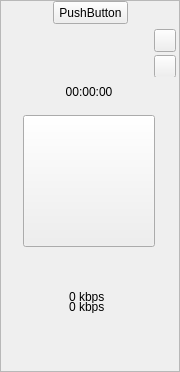
<?xml version="1.0" encoding="UTF-8"?>
<ui version="4.0">
 <class>miniplugin_bgwidget</class>
 <widget class="QFrame" name="miniplugin_bgwidget">
  <property name="geometry">
   <rect>
    <x>0</x>
    <y>0</y>
    <width>180</width>
    <height>372</height>
   </rect>
  </property>
  <property name="minimumSize">
   <size>
    <width>180</width>
    <height>372</height>
   </size>
  </property>
  <property name="maximumSize">
   <size>
    <width>180</width>
    <height>372</height>
   </size>
  </property>
  <property name="mouseTracking">
   <bool>true</bool>
  </property>
  <property name="windowTitle">
   <string>Mobile Partner</string>
  </property>
  <property name="autoFillBackground">
   <bool>false</bool>
  </property>
  <property name="styleSheet">
   <string notr="true"/>
  </property>
  <property name="frameShape">
   <enum>QFrame::StyledPanel</enum>
  </property>
  <property name="frameShadow">
   <enum>QFrame::Plain</enum>
  </property>
  <property name="lineWidth">
   <number>0</number>
  </property>
  <widget class="QLabel" name="miniplugin_signallabel">
   <property name="geometry">
    <rect>
     <x>58</x>
     <y>343</y>
     <width>62</width>
     <height>10</height>
    </rect>
   </property>
   <property name="minimumSize">
    <size>
     <width>62</width>
     <height>10</height>
    </size>
   </property>
   <property name="maximumSize">
    <size>
     <width>62</width>
     <height>10</height>
    </size>
   </property>
   <property name="autoFillBackground">
    <bool>false</bool>
   </property>
   <property name="pixmap">
    <pixmap>skin/IDS_MINISKIN_BLACK/signallabel_nosignal.png</pixmap>
   </property>
   <property name="scaledContents">
    <bool>false</bool>
   </property>
  </widget>
  <widget class="QWidget" name="miniplugin_titlebarwidget" native="true">
   <property name="geometry">
    <rect>
     <x>3</x>
     <y>1</y>
     <width>180</width>
     <height>76</height>
    </rect>
   </property>
   <property name="sizePolicy">
    <sizepolicy hsizetype="Preferred" vsizetype="Preferred">
     <horstretch>0</horstretch>
     <verstretch>0</verstretch>
    </sizepolicy>
   </property>
   <property name="minimumSize">
    <size>
     <width>180</width>
     <height>76</height>
    </size>
   </property>
   <property name="maximumSize">
    <size>
     <width>180</width>
     <height>76</height>
    </size>
   </property>
   <property name="autoFillBackground">
    <bool>false</bool>
   </property>
   <widget class="QLabel" name="miniplugin_swiconlabel">
    <property name="geometry">
     <rect>
      <x>23</x>
      <y>-20</y>
      <width>16</width>
      <height>16</height>
     </rect>
    </property>
    <property name="minimumSize">
     <size>
      <width>16</width>
      <height>16</height>
     </size>
    </property>
    <property name="maximumSize">
     <size>
      <width>16</width>
      <height>16</height>
     </size>
    </property>
    <property name="autoFillBackground">
     <bool>false</bool>
    </property>
    <property name="pixmap">
     <pixmap>skin/IDS_MINISKIN_BLACK/swiconlabel_swicon.png</pixmap>
    </property>
    <property name="ButtonID" stdset="0">
     <number>0</number>
    </property>
   </widget>
   <widget class="QLabel" name="miniplugin_swnamelabel">
    <property name="geometry">
     <rect>
      <x>39</x>
      <y>-20</y>
      <width>110</width>
      <height>12</height>
     </rect>
    </property>
    <property name="minimumSize">
     <size>
      <width>110</width>
      <height>12</height>
     </size>
    </property>
    <property name="maximumSize">
     <size>
      <width>110</width>
      <height>12</height>
     </size>
    </property>
    <property name="autoFillBackground">
     <bool>false</bool>
    </property>
    <property name="text">
     <string/>
    </property>
   </widget>
   <widget class="QPushButton" name="miniplugin_minimizebtn">
    <property name="geometry">
     <rect>
      <x>151</x>
      <y>28</y>
      <width>22</width>
      <height>23</height>
     </rect>
    </property>
    <property name="sizePolicy">
     <sizepolicy hsizetype="Fixed" vsizetype="Fixed">
      <horstretch>0</horstretch>
      <verstretch>0</verstretch>
     </sizepolicy>
    </property>
    <property name="minimumSize">
     <size>
      <width>22</width>
      <height>23</height>
     </size>
    </property>
    <property name="maximumSize">
     <size>
      <width>22</width>
      <height>23</height>
     </size>
    </property>
    <property name="layoutDirection">
     <enum>Qt::LeftToRight</enum>
    </property>
    <property name="autoFillBackground">
     <bool>false</bool>
    </property>
   </widget>
   <widget class="QPushButton" name="miniplugin_closebtn">
    <property name="geometry">
     <rect>
      <x>151</x>
      <y>54</y>
      <width>22</width>
      <height>23</height>
     </rect>
    </property>
    <property name="sizePolicy">
     <sizepolicy hsizetype="Fixed" vsizetype="Fixed">
      <horstretch>0</horstretch>
      <verstretch>0</verstretch>
     </sizepolicy>
    </property>
    <property name="minimumSize">
     <size>
      <width>22</width>
      <height>23</height>
     </size>
    </property>
    <property name="maximumSize">
     <size>
      <width>22</width>
      <height>23</height>
     </size>
    </property>
    <property name="layoutDirection">
     <enum>Qt::LeftToRight</enum>
    </property>
    <property name="autoFillBackground">
     <bool>false</bool>
    </property>
   </widget>
   <widget class="QPushButton" name="miniplugin_newsmslabel">
    <property name="geometry">
     <rect>
      <x>50</x>
      <y>0</y>
      <width>75</width>
      <height>23</height>
     </rect>
    </property>
    <property name="text">
     <string>PushButton</string>
    </property>
   </widget>
  </widget>
  <widget class="QLabel" name="miniplugin_operatorNamelabel">
   <property name="geometry">
    <rect>
     <x>39</x>
     <y>100</y>
     <width>100</width>
     <height>12</height>
    </rect>
   </property>
   <property name="sizePolicy">
    <sizepolicy hsizetype="Expanding" vsizetype="Preferred">
     <horstretch>0</horstretch>
     <verstretch>0</verstretch>
    </sizepolicy>
   </property>
   <property name="minimumSize">
    <size>
     <width>100</width>
     <height>12</height>
    </size>
   </property>
   <property name="maximumSize">
    <size>
     <width>100</width>
     <height>12</height>
    </size>
   </property>
   <property name="autoFillBackground">
    <bool>false</bool>
   </property>
   <property name="alignment">
    <set>Qt::AlignCenter</set>
   </property>
   <property name="wordWrap">
    <bool>false</bool>
   </property>
  </widget>
  <widget class="QLabel" name="miniplugin_connecttimelabel">
   <property name="geometry">
    <rect>
     <x>39</x>
     <y>86</y>
     <width>100</width>
     <height>12</height>
    </rect>
   </property>
   <property name="minimumSize">
    <size>
     <width>100</width>
     <height>12</height>
    </size>
   </property>
   <property name="maximumSize">
    <size>
     <width>100</width>
     <height>12</height>
    </size>
   </property>
   <property name="autoFillBackground">
    <bool>false</bool>
   </property>
   <property name="text">
    <string>00:00:00</string>
   </property>
   <property name="alignment">
    <set>Qt::AlignCenter</set>
   </property>
  </widget>
  <widget class="QPushButton" name="miniplugin_connectbtn">
   <property name="geometry">
    <rect>
     <x>23</x>
     <y>115</y>
     <width>132</width>
     <height>132</height>
    </rect>
   </property>
   <property name="minimumSize">
    <size>
     <width>132</width>
     <height>132</height>
    </size>
   </property>
   <property name="maximumSize">
    <size>
     <width>132</width>
     <height>132</height>
    </size>
   </property>
   <property name="autoFillBackground">
    <bool>false</bool>
   </property>
   <property name="text">
    <string/>
   </property>
   <property name="LANGID" stdset="0">
    <string>IDS_DIALUPUI_CONNECT</string>
   </property>
   <property name="CLASSID" stdset="0">
    <string>92804312-432E-401F-96BB-1C20D852815D</string>
   </property>
   <property name="NOTIFYID" stdset="0">
    <number>515</number>
   </property>
  </widget>
  <widget class="QWidget" name="miniplugin_statsticswidget" native="true">
   <property name="geometry">
    <rect>
     <x>5</x>
     <y>291</y>
     <width>175</width>
     <height>35</height>
    </rect>
   </property>
   <property name="minimumSize">
    <size>
     <width>175</width>
     <height>35</height>
    </size>
   </property>
   <property name="maximumSize">
    <size>
     <width>175</width>
     <height>35</height>
    </size>
   </property>
   <property name="autoFillBackground">
    <bool>false</bool>
   </property>
   <widget class="QLabel" name="miniplugin_downloadiconlabel">
    <property name="geometry">
     <rect>
      <x>47</x>
      <y>10</y>
      <width>13</width>
      <height>7</height>
     </rect>
    </property>
    <property name="minimumSize">
     <size>
      <width>13</width>
      <height>7</height>
     </size>
    </property>
    <property name="maximumSize">
     <size>
      <width>13</width>
      <height>7</height>
     </size>
    </property>
    <property name="autoFillBackground">
     <bool>false</bool>
    </property>
    <property name="pixmap">
     <pixmap>skin/IDS_MINISKIN_BLACK/downloadiconlabel_downarrow.png</pixmap>
    </property>
    <property name="scaledContents">
     <bool>true</bool>
    </property>
   </widget>
   <widget class="QLabel" name="miniplugin_downloadtextlabel">
    <property name="geometry">
     <rect>
      <x>64</x>
      <y>10</y>
      <width>80</width>
      <height>12</height>
     </rect>
    </property>
    <property name="minimumSize">
     <size>
      <width>80</width>
      <height>12</height>
     </size>
    </property>
    <property name="maximumSize">
     <size>
      <width>80</width>
      <height>12</height>
     </size>
    </property>
    <property name="autoFillBackground">
     <bool>false</bool>
    </property>
    <property name="text">
     <string>0 kbps</string>
    </property>
   </widget>
   <widget class="QLabel" name="miniplugin_uploadiconlabel">
    <property name="geometry">
     <rect>
      <x>47</x>
      <y>0</y>
      <width>13</width>
      <height>7</height>
     </rect>
    </property>
    <property name="minimumSize">
     <size>
      <width>13</width>
      <height>7</height>
     </size>
    </property>
    <property name="maximumSize">
     <size>
      <width>13</width>
      <height>7</height>
     </size>
    </property>
    <property name="autoFillBackground">
     <bool>false</bool>
    </property>
    <property name="pixmap">
     <pixmap>skin/IDS_MINISKIN_BLACK/uploadiconlabel_uparrow.png</pixmap>
    </property>
    <property name="scaledContents">
     <bool>true</bool>
    </property>
   </widget>
   <widget class="QLabel" name="miniplugin_uploadtextlabel">
    <property name="geometry">
     <rect>
      <x>64</x>
      <y>0</y>
      <width>80</width>
      <height>12</height>
     </rect>
    </property>
    <property name="minimumSize">
     <size>
      <width>80</width>
      <height>12</height>
     </size>
    </property>
    <property name="maximumSize">
     <size>
      <width>80</width>
      <height>12</height>
     </size>
    </property>
    <property name="autoFillBackground">
     <bool>false</bool>
    </property>
    <property name="text">
     <string>0 kbps</string>
    </property>
   </widget>
  </widget>
  <widget class="QPushButton" name="miniplugin_menubtn">
   <property name="geometry">
    <rect>
     <x>122</x>
     <y>-30</y>
     <width>22</width>
     <height>22</height>
    </rect>
   </property>
   <property name="minimumSize">
    <size>
     <width>22</width>
     <height>22</height>
    </size>
   </property>
   <property name="maximumSize">
    <size>
     <width>22</width>
     <height>22</height>
    </size>
   </property>
   <property name="focusPolicy">
    <enum>Qt::ClickFocus</enum>
   </property>
   <property name="autoFillBackground">
    <bool>false</bool>
   </property>
   <property name="iconSize">
    <size>
     <width>24</width>
     <height>24</height>
    </size>
   </property>
   <property name="autoDefault">
    <bool>false</bool>
   </property>
   <property name="default">
    <bool>false</bool>
   </property>
   <property name="flat">
    <bool>true</bool>
   </property>
   <property name="TOOLTIPID" stdset="0">
    <string>IDS_MINI_TOOLTIP_SETTINGS</string>
   </property>
  </widget>
  <widget class="QPushButton" name="miniplugin_modalstatisticsbtn">
   <property name="geometry">
    <rect>
     <x>93</x>
     <y>-30</y>
     <width>22</width>
     <height>22</height>
    </rect>
   </property>
   <property name="minimumSize">
    <size>
     <width>22</width>
     <height>22</height>
    </size>
   </property>
   <property name="maximumSize">
    <size>
     <width>22</width>
     <height>22</height>
    </size>
   </property>
   <property name="focusPolicy">
    <enum>Qt::ClickFocus</enum>
   </property>
   <property name="autoFillBackground">
    <bool>false</bool>
   </property>
   <property name="iconSize">
    <size>
     <width>24</width>
     <height>24</height>
    </size>
   </property>
   <property name="autoDefault">
    <bool>false</bool>
   </property>
   <property name="default">
    <bool>false</bool>
   </property>
   <property name="flat">
    <bool>true</bool>
   </property>
   <property name="CLASSID" stdset="0">
    <string>AC7C3BF8-40C1-4b39-8B67-32F85E6B2E6F</string>
   </property>
   <property name="TOOLTIPID" stdset="0">
    <string>IDS_MINI_TOOLTIP_STATISITCS</string>
   </property>
  </widget>
  <widget class="QPushButton" name="miniplugin_modalpbbtn">
   <property name="geometry">
    <rect>
     <x>64</x>
     <y>-30</y>
     <width>22</width>
     <height>22</height>
    </rect>
   </property>
   <property name="minimumSize">
    <size>
     <width>22</width>
     <height>22</height>
    </size>
   </property>
   <property name="maximumSize">
    <size>
     <width>22</width>
     <height>22</height>
    </size>
   </property>
   <property name="focusPolicy">
    <enum>Qt::ClickFocus</enum>
   </property>
   <property name="autoFillBackground">
    <bool>false</bool>
   </property>
   <property name="iconSize">
    <size>
     <width>24</width>
     <height>24</height>
    </size>
   </property>
   <property name="autoDefault">
    <bool>false</bool>
   </property>
   <property name="default">
    <bool>false</bool>
   </property>
   <property name="flat">
    <bool>true</bool>
   </property>
   <property name="CLASSID" stdset="0">
    <string>EB7C34BA-E88D-40fd-AEE9-9D6C4114A45D</string>
   </property>
   <property name="TOOLTIPID" stdset="0">
    <string>IDS_MINI_TOOLTIP_PB</string>
   </property>
  </widget>
  <widget class="QPushButton" name="miniplugin_modalsmsbtn">
   <property name="geometry">
    <rect>
     <x>35</x>
     <y>-30</y>
     <width>22</width>
     <height>22</height>
    </rect>
   </property>
   <property name="minimumSize">
    <size>
     <width>22</width>
     <height>22</height>
    </size>
   </property>
   <property name="maximumSize">
    <size>
     <width>22</width>
     <height>22</height>
    </size>
   </property>
   <property name="focusPolicy">
    <enum>Qt::ClickFocus</enum>
   </property>
   <property name="autoFillBackground">
    <bool>false</bool>
   </property>
   <property name="iconSize">
    <size>
     <width>24</width>
     <height>24</height>
    </size>
   </property>
   <property name="autoDefault">
    <bool>false</bool>
   </property>
   <property name="default">
    <bool>false</bool>
   </property>
   <property name="flat">
    <bool>true</bool>
   </property>
   <property name="CLASSID" stdset="0">
    <string>ED395DF6-E3BA-478e-8AE9-D8A1BF090214</string>
   </property>
   <property name="TOOLTIPID" stdset="0">
    <string>IDS_MINI_TOOLTIP_SMS</string>
   </property>
  </widget>
  <widget class="QLabel" name="miniplugin_logolabel">
   <property name="geometry">
    <rect>
     <x>35</x>
     <y>49</y>
     <width>107</width>
     <height>22</height>
    </rect>
   </property>
   <property name="minimumSize">
    <size>
     <width>107</width>
     <height>22</height>
    </size>
   </property>
   <property name="maximumSize">
    <size>
     <width>107</width>
     <height>22</height>
    </size>
   </property>
   <property name="pixmap">
    <pixmap>skin/IDS_MINISKIN_BLACK/logolabel_logo.png</pixmap>
   </property>
   <property name="scaledContents">
    <bool>true</bool>
   </property>
  </widget>
  <widget class="QLabel" name="miniplugin_syssrvlabel">
   <property name="geometry">
    <rect>
     <x>76</x>
     <y>322</y>
     <width>28</width>
     <height>12</height>
    </rect>
   </property>
   <property name="minimumSize">
    <size>
     <width>28</width>
     <height>12</height>
    </size>
   </property>
   <property name="maximumSize">
    <size>
     <width>28</width>
     <height>12</height>
    </size>
   </property>
   <property name="alignment">
    <set>Qt::AlignRight|Qt::AlignTrailing|Qt::AlignVCenter</set>
   </property>
  </widget>
  <widget class="QLabel" name="miniplugin_newcalllabel">
   <property name="geometry">
    <rect>
     <x>20</x>
     <y>20</y>
     <width>46</width>
     <height>13</height>
    </rect>
   </property>
   <property name="text">
    <string/>
   </property>
  </widget>
  <widget class="QLabel" name="miniplugin_roamlabel">
   <property name="geometry">
    <rect>
     <x>43</x>
     <y>321</y>
     <width>14</width>
     <height>14</height>
    </rect>
   </property>
   <property name="minimumSize">
    <size>
     <width>14</width>
     <height>14</height>
    </size>
   </property>
   <property name="maximumSize">
    <size>
     <width>14</width>
     <height>14</height>
    </size>
   </property>
   <property name="autoFillBackground">
    <bool>false</bool>
   </property>
   <property name="pixmap">
    <pixmap>skin/IDS_MINISKIN_BLACK/signallabel_roaming.png</pixmap>
   </property>
   <property name="scaledContents">
    <bool>false</bool>
   </property>
  </widget>
  <widget class="QLabel" name="miniplugin_arrowleft">
   <property name="geometry">
    <rect>
     <x>6</x>
     <y>258</y>
     <width>22</width>
     <height>23</height>
    </rect>
   </property>
   <property name="minimumSize">
    <size>
     <width>22</width>
     <height>23</height>
    </size>
   </property>
   <property name="maximumSize">
    <size>
     <width>22</width>
     <height>23</height>
    </size>
   </property>
   <property name="text">
    <string/>
   </property>
   <property name="pixmap">
    <pixmap>skin/IDS_MINISKIN_BLACK/Arrow_left_1.png</pixmap>
   </property>
  </widget>
  <widget class="QLabel" name="miniplugin_arrowright">
   <property name="geometry">
    <rect>
     <x>151</x>
     <y>258</y>
     <width>22</width>
     <height>23</height>
    </rect>
   </property>
   <property name="minimumSize">
    <size>
     <width>22</width>
     <height>23</height>
    </size>
   </property>
   <property name="maximumSize">
    <size>
     <width>22</width>
     <height>23</height>
    </size>
   </property>
   <property name="text">
    <string/>
   </property>
   <property name="pixmap">
    <pixmap>skin/IDS_MINISKIN_BLACK/Arrow_right_1.png</pixmap>
   </property>
  </widget>
  <widget class="Line" name="line">
   <property name="geometry">
    <rect>
     <x>20</x>
     <y>-30</y>
     <width>3</width>
     <height>25</height>
    </rect>
   </property>
   <property name="frameShadow">
    <enum>QFrame::Raised</enum>
   </property>
   <property name="orientation">
    <enum>Qt::Vertical</enum>
   </property>
  </widget>
  <widget class="Line" name="line_2">
   <property name="geometry">
    <rect>
     <x>80</x>
     <y>-30</y>
     <width>3</width>
     <height>25</height>
    </rect>
   </property>
   <property name="frameShadow">
    <enum>QFrame::Raised</enum>
   </property>
   <property name="lineWidth">
    <number>1</number>
   </property>
   <property name="orientation">
    <enum>Qt::Vertical</enum>
   </property>
  </widget>
  <widget class="Line" name="line_3">
   <property name="geometry">
    <rect>
     <x>100</x>
     <y>-30</y>
     <width>3</width>
     <height>25</height>
    </rect>
   </property>
   <property name="frameShadow">
    <enum>QFrame::Raised</enum>
   </property>
   <property name="orientation">
    <enum>Qt::Vertical</enum>
   </property>
  </widget>
  <widget class="Line" name="line_7">
   <property name="geometry">
    <rect>
     <x>30</x>
     <y>-30</y>
     <width>3</width>
     <height>21</height>
    </rect>
   </property>
   <property name="frameShadow">
    <enum>QFrame::Raised</enum>
   </property>
   <property name="orientation">
    <enum>Qt::Vertical</enum>
   </property>
  </widget>
  <widget class="Line" name="line_8">
   <property name="geometry">
    <rect>
     <x>30</x>
     <y>-30</y>
     <width>3</width>
     <height>21</height>
    </rect>
   </property>
   <property name="frameShadow">
    <enum>QFrame::Raised</enum>
   </property>
   <property name="orientation">
    <enum>Qt::Vertical</enum>
   </property>
  </widget>
  <widget class="QPushButton" name="miniplugin_mymodalfunctionbtn">
   <property name="geometry">
    <rect>
     <x>40</x>
     <y>260</y>
     <width>21</width>
     <height>21</height>
    </rect>
   </property>
   <property name="text">
    <string/>
   </property>
   <property name="flat">
    <bool>true</bool>
   </property>
   <property name="CLASSID" stdset="0">
    <string/>
   </property>
  </widget>
  <widget class="QPushButton" name="miniplugin_mymodalsettingbtn">
   <property name="geometry">
    <rect>
     <x>80</x>
     <y>260</y>
     <width>21</width>
     <height>21</height>
    </rect>
   </property>
   <property name="text">
    <string/>
   </property>
   <property name="flat">
    <bool>true</bool>
   </property>
   <property name="CLASSID" stdset="0">
    <string/>
   </property>
  </widget>
  <widget class="QPushButton" name="miniplugin_mymodalhelpbtn">
   <property name="geometry">
    <rect>
     <x>120</x>
     <y>260</y>
     <width>21</width>
     <height>21</height>
    </rect>
   </property>
   <property name="text">
    <string/>
   </property>
   <property name="autoDefault">
    <bool>false</bool>
   </property>
   <property name="default">
    <bool>false</bool>
   </property>
   <property name="flat">
    <bool>true</bool>
   </property>
   <property name="CLASSID" stdset="0">
    <string/>
   </property>
  </widget>
  <widget class="QLabel" name="miniplugin_lastconnectcaptionlabel">
   <property name="geometry">
    <rect>
     <x>20</x>
     <y>-30</y>
     <width>101</width>
     <height>19</height>
    </rect>
   </property>
   <property name="minimumSize">
    <size>
     <width>60</width>
     <height>19</height>
    </size>
   </property>
   <property name="maximumSize">
    <size>
     <width>230</width>
     <height>19</height>
    </size>
   </property>
   <property name="autoFillBackground">
    <bool>false</bool>
   </property>
   <property name="text">
    <string>last date:</string>
   </property>
  </widget>
  <widget class="QLabel" name="miniplugin_lastconnectdaylabel">
   <property name="geometry">
    <rect>
     <x>50</x>
     <y>-30</y>
     <width>61</width>
     <height>19</height>
    </rect>
   </property>
   <property name="minimumSize">
    <size>
     <width>60</width>
     <height>19</height>
    </size>
   </property>
   <property name="maximumSize">
    <size>
     <width>230</width>
     <height>19</height>
    </size>
   </property>
   <property name="autoFillBackground">
    <bool>false</bool>
   </property>
   <property name="text">
    <string>last day:</string>
   </property>
  </widget>
  <widget class="QLabel" name="miniplugin_lastconnecthourlabel">
   <property name="geometry">
    <rect>
     <x>40</x>
     <y>-30</y>
     <width>61</width>
     <height>19</height>
    </rect>
   </property>
   <property name="minimumSize">
    <size>
     <width>60</width>
     <height>19</height>
    </size>
   </property>
   <property name="maximumSize">
    <size>
     <width>230</width>
     <height>19</height>
    </size>
   </property>
   <property name="autoFillBackground">
    <bool>false</bool>
   </property>
   <property name="text">
    <string>last hour:</string>
   </property>
  </widget>
  <widget class="QPushButton" name="miniplugin_modalussdbtn">
   <property name="geometry">
    <rect>
     <x>50</x>
     <y>-50</y>
     <width>114</width>
     <height>46</height>
    </rect>
   </property>
   <property name="text">
    <string/>
   </property>
   <property name="autoDefault">
    <bool>false</bool>
   </property>
   <property name="flat">
    <bool>true</bool>
   </property>
  </widget>
  <widget class="QLabel" name="miniplugin_connecticonlabel">
   <property name="enabled">
    <bool>true</bool>
   </property>
   <property name="geometry">
    <rect>
     <x>40</x>
     <y>-40</y>
     <width>30</width>
     <height>28</height>
    </rect>
   </property>
   <property name="minimumSize">
    <size>
     <width>30</width>
     <height>28</height>
    </size>
   </property>
   <property name="maximumSize">
    <size>
     <width>30</width>
     <height>28</height>
    </size>
   </property>
   <property name="text">
    <string/>
   </property>
  </widget>
 </widget>
 <resources/>
 <connections/>
</ui>
